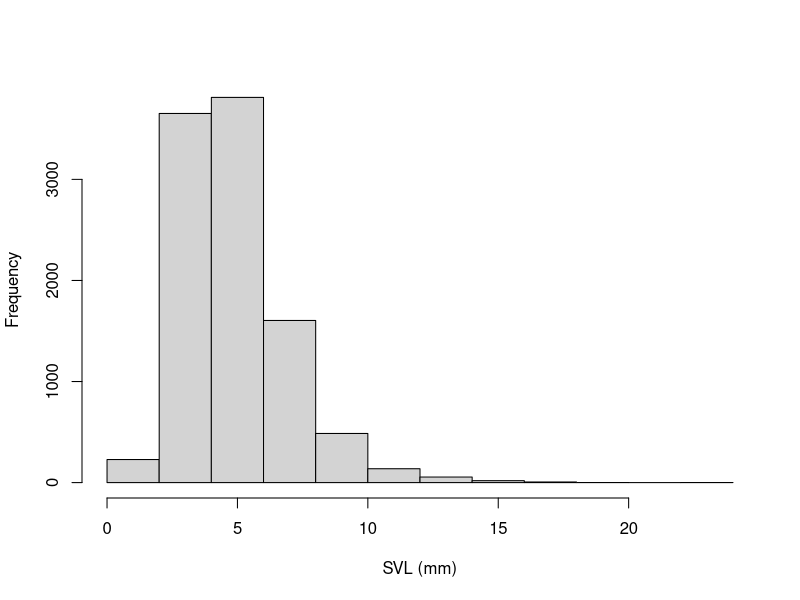
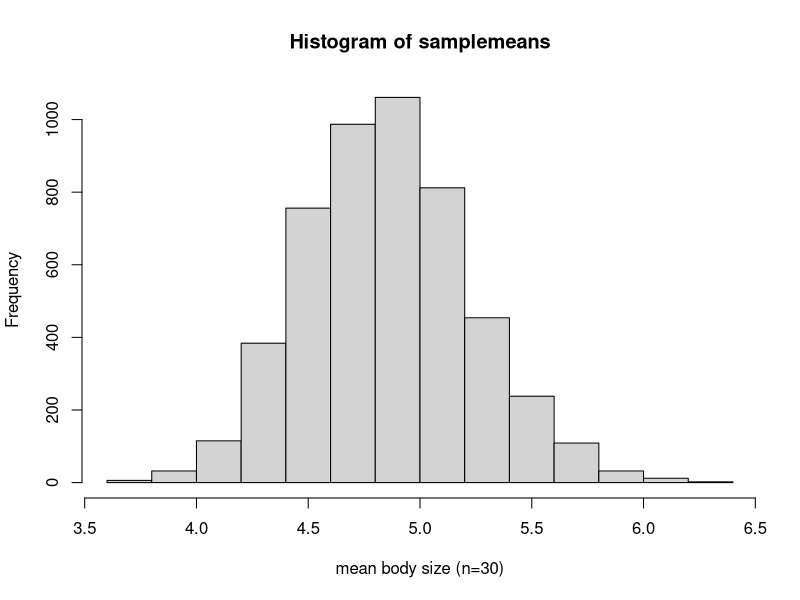
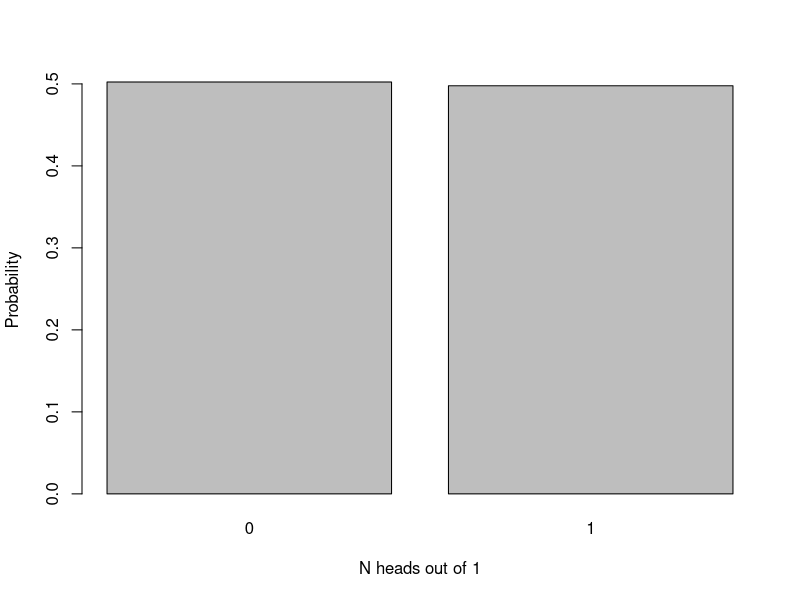
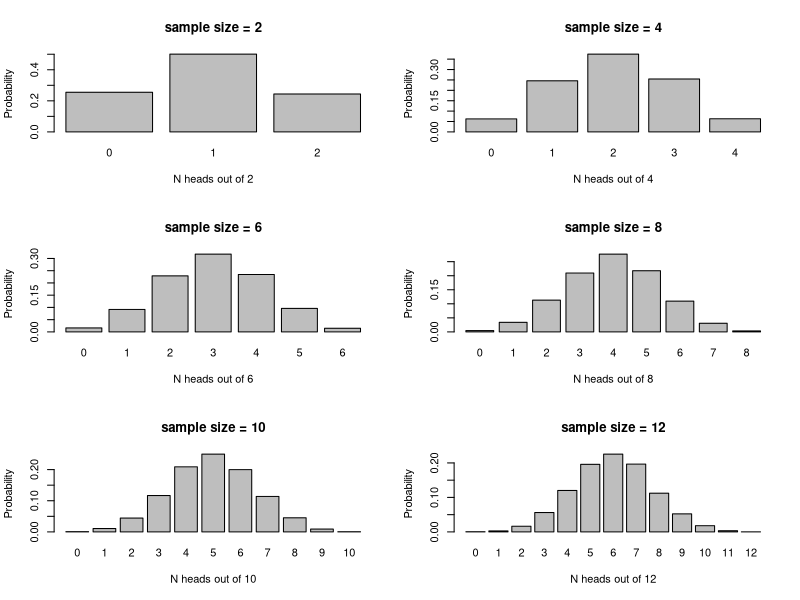
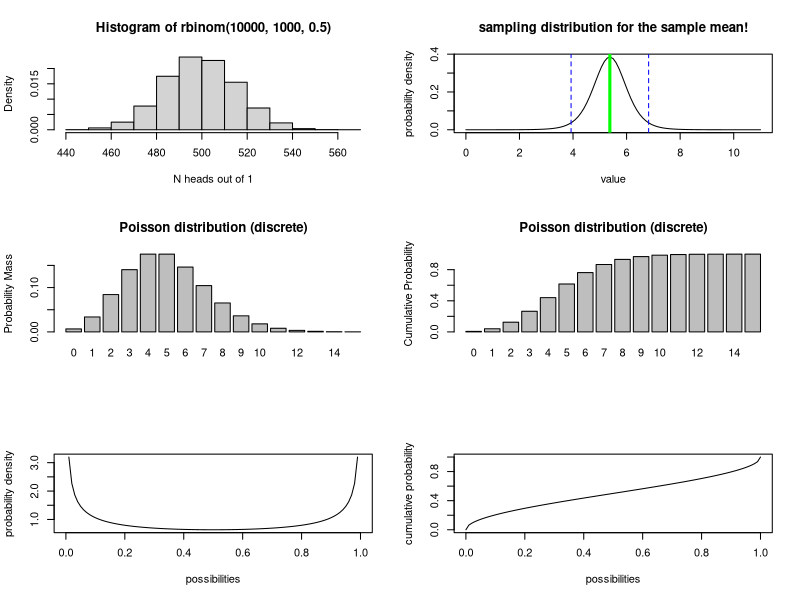
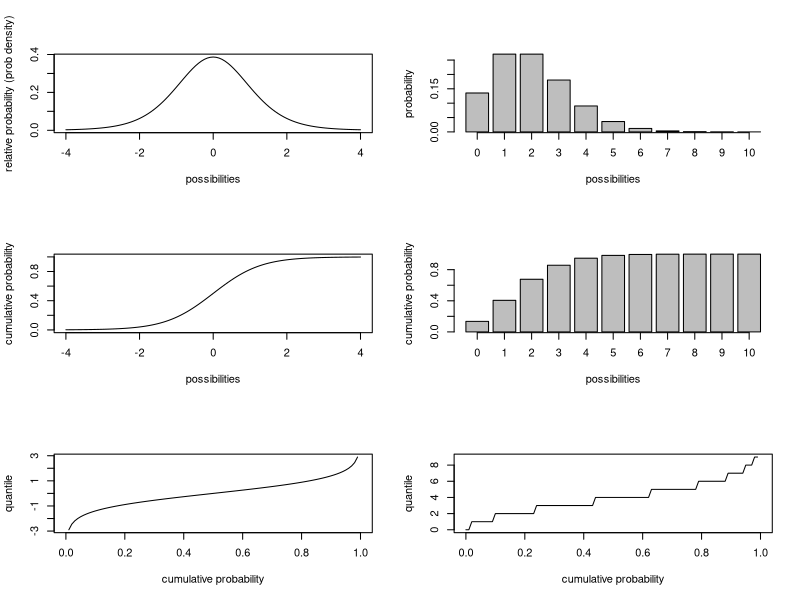
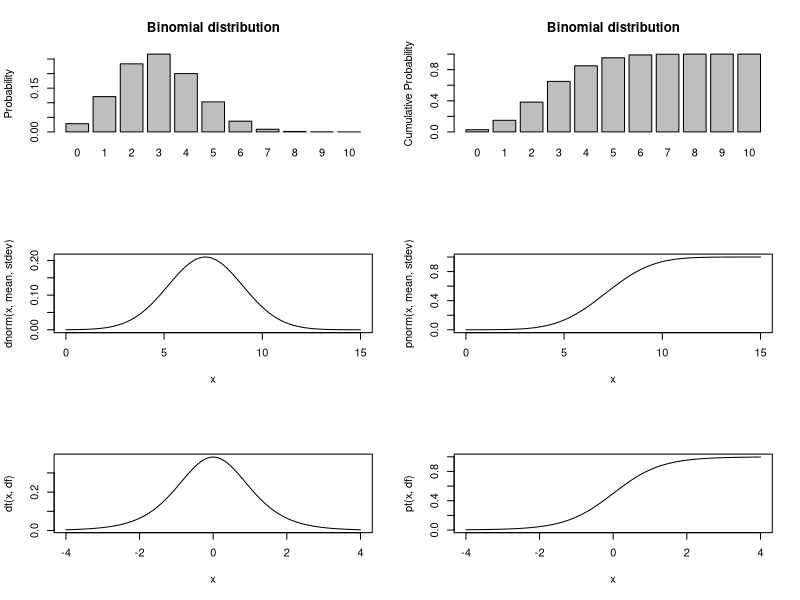
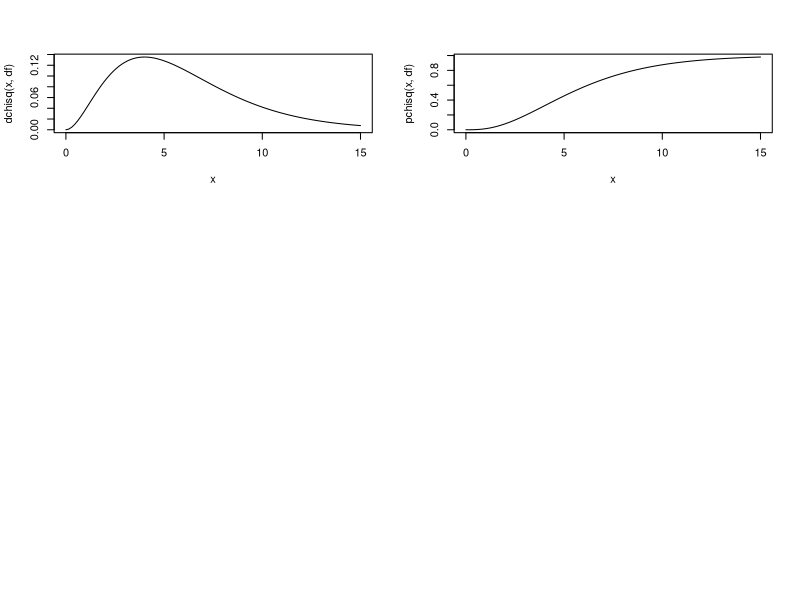

R code for these plots, in order:

##  NRES 710, Lecture 2                               
##    University of Nevada, Reno                       
##    Sampling distributions                                      


# Yellow-legged frog example ---------------------

### ALL FROGS IN CA (the statistical population- all the frogs!)

allfrogs.bodysize <- rlnorm(10000,1.5,0.4)        # statistical 'population'
hist(allfrogs.bodysize,main="",xlab="SVL (mm)")   # plot out histogram

truemean_SVL <- mean(allfrogs.bodysize)           # the 'parameter'
truemean_SVL 


mysample <- sample(allfrogs.bodysize,10)    # take sample of size 10 (10 frogs measured)
mean(mysample)   # compute the sample mean



mysample <- sample(allfrogs.bodysize,20)    # take sample of size 20 (20 frogs measured)
mean(mysample)   # compute the sample mean



lotsofsamples <- list()

for(s in 1:5000){
  lotsofsamples[[paste0("sample",s)]] <- sample(allfrogs.bodysize,30)    # take sample of size 30 (20 frogs measured)
}

lotsofsamples$sample1
lotsofsamples$sample99
lotsofsamples$sample732


samplemeans <- sapply(lotsofsamples,mean)

hist(samplemeans,xlab="mean body size (n=30)")    # visualize the sampling distribution!


barplot(table(rbinom(10000,1,.5))/10000,xlab="N heads out of 1",ylab="Probability")

par(mfrow=c(3,2))
for(i in seq(2,12,2)){
   barplot(table(rbinom(10000,i,.5))/10000,xlab=sprintf("N heads out of %s",i),ylab="Probability",main=paste0("sample size = ",i))
   #hist(rbinom(10000,i,.5),main=paste0("sample size = ",i),xlab=sprintf("N heads out of %s",i)) 
}


hist(rbinom(10000,1000,.5),xlab="N heads out of 1",freq = F)


# Survey of common sampling distributions -----------------

# Sampling distribution: the sample mean

mysample <- c(4.1,3.5,3.7,6.6,8.0,5.4,7.3,4.4)
mysample
n <- length(mysample)    # sample size
sample.mean <- mean(mysample)  # sample mean
sample.stdev <- sd(mysample)   # sample standard deviation (r uses denominator of n-1 by default!)
std.error <- sample.stdev/sqrt(n) 

std.error 


sampdist <- function(x){dt((x-sample.mean)/std.error,n-1)}
curve(sampdist,0,11,ylab="probability density",xlab="value",main="sampling distribution for the sample mean!")
abline(v=sample.mean,col="green",lwd=3)
confint <- c(sample.mean+std.error*qt(0.025,n-1),sample.mean+std.error*qt(0.975,n-1))
abline(v=confint,col="blue",lty=2)


# Probability distributions ---------------------

# Discrete probability distributions 

mean <- 5
rpois(10,mean)    # note: the random numbers sampled from this distribution have no decimal component

             # plot discrete probabilities of getting particular outcomes!
xvals <- seq(0,15,1)
probs <- dpois(xvals,lambda=mean)
names(probs) <- xvals
               
barplot(probs,ylab="Probability Mass",main="Poisson distribution (discrete)")

barplot(cumsum(probs),ylab="Cumulative Probability",main="Poisson distribution (discrete)")   # cumulative distribution

sum(probs)   # just to make sure it sums to 1!  Does it???


# continuous distributions

shape1 = 0.5
shape2 = 0.5

rbeta(10,shape1,shape2)   # generate 10 random numbers from a continuous distribution

curve(dbeta(x,shape1,shape2),ylab="probability density",xlab="possibilities")   # probability density function (PDF)

curve(pbeta(x,shape1,shape2),ylab="cumulative probability",xlab="possibilities")   # cumulative distribution

integrate(f=dbeta,lower=0,upper=1,shape1=shape1,shape2=shape2)    # just to make sure it integrates to 1!!


# random number generators

rnorm(10)    # generate 10 random numbers from a standard normal distribution
rnorm(5,25,5)  # generate 5 random numbers from a normal distribution with mean=25 and sd=5
rpois(8,18)  # generate 8 random numbers from a poisson distribution with mean=18


## probability density function example 

curve(dt(x,8),-4,4,xlab="possibilities",ylab='relative probability (prob density)')


## probability mass function example 

x <- barplot(sapply(0:10,function(t) dpois(t,2)),xlab="possibilities",ylab='probability')
axis(1,at=x,labels=0:10)


## cumulative distribution function  

    # for continuous distribution
curve(pt(x,df=8),-4,4,xlab="possibilities",ylab='cumulative probability')

    # for discrete distribution
x <- barplot(sapply(0:10,function(t) ppois(t,2)),xlab="possibilities",ylab='cumulative probability')
axis(1,at=x,labels=0:10)


## quantile function  

    # for continuous distribution
curve(qt(x,df=8),0,1,xlab="cumulative probability",ylab='quantile')

    # for discrete distribution
curve(qpois(x,4),0,1,xlab="cumulative probability",ylab='quantile')


# Binomial

size <- 10
prob <- 0.3
rbinom(10,size,prob)

xvals <- seq(0,size,1)
probs <- dbinom(xvals,size,prob)
names(probs) <- xvals
               
barplot(probs,ylab="Probability",main="Binomial distribution")

barplot(cumsum(probs),ylab="Cumulative Probability",main="Binomial distribution")   # cumulative distribution

sum(probs)   # just to make sure it sums to 1!  Does it???


# Gaussian (normal)

mean = 7.1
stdev = 1.9

rnorm(10,mean,stdev)

curve(dnorm(x,mean,stdev),0,15)   # probability density

curve(pnorm(x,mean,stdev),0,15)   # cumulative distribution

integrate(f=dnorm,lower=-Inf,upper=Inf,mean=mean,sd=stdev)    # just to make sure it integrates to 1!!



# t distribution

df = 6

rt(10,df)     # random numbers from the t distribution

curve(dt(x,df),-4,4)   # probability density

curve(pt(x,df),-4,4)   # cumulative distribution

integrate(f=dt,lower=-Inf,upper=Inf,df=df)    # just to make sure it integrates to 1!!



# Chi-squared distribution

df = 6

rchisq(10,df)     # random numbers from the chi squared distribution

curve(dchisq(x,df),0,15)   # probability density

curve(pchisq(x,df),0,15)   # cumulative distribution

integrate(f=dchisq,lower=0,upper=Inf,df=df)    # just to make sure it integrates to 1!!


